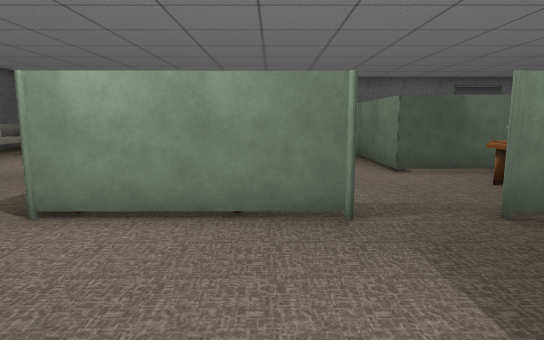
View 1 (above)

19 first-person views from a walk through a scene from a Unity 3-D project. The camera is 1.4 m above the floor, tilts 8° down and sees 75° across. The floor is counted in squares, 1 m on a side. Each view is taken from the middle of a square. On the plan, view 1 faces up. The plan holds only what a view shows up to about 15 squares ahead; the rest is blank. The place goes on beyond the plan. The player character is not drawn. Door leaves are left out, so doorways stand open.

View 2
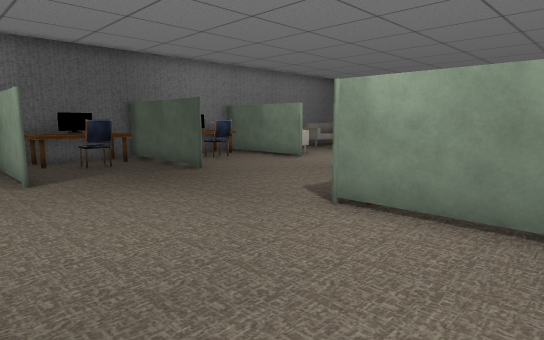

View 3
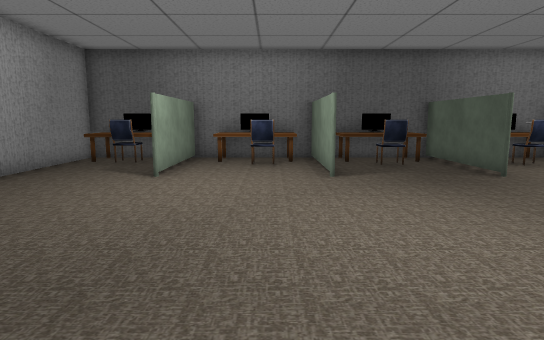

View 4
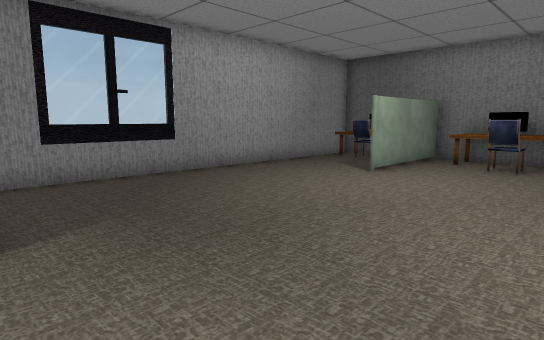

View 5
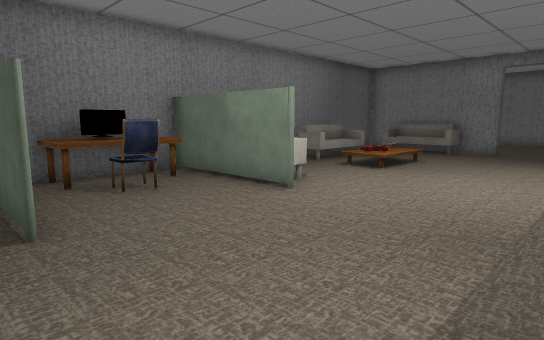

View 6
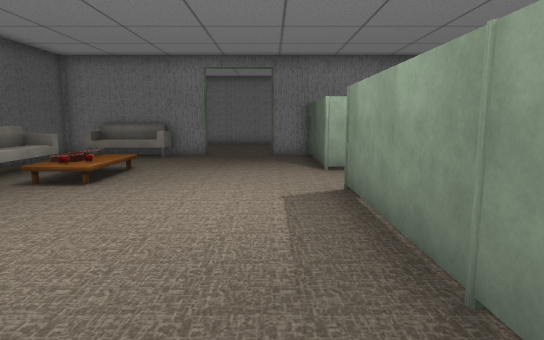

View 7
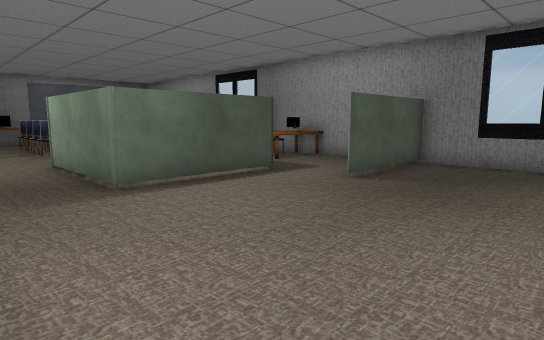

View 8
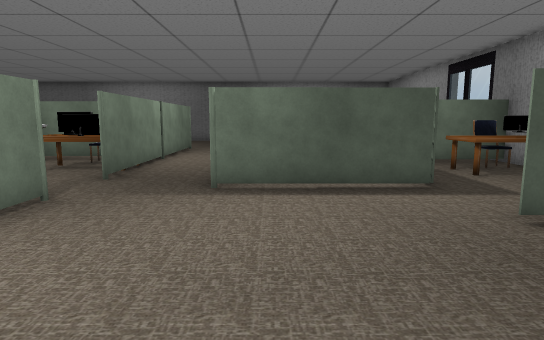

View 9
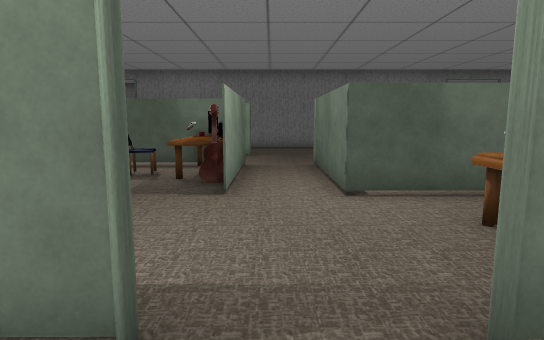

View 10
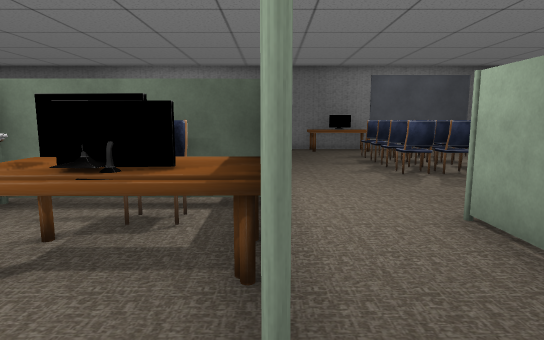

View 11
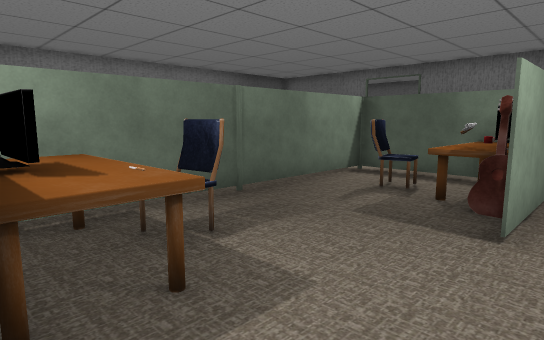

View 12
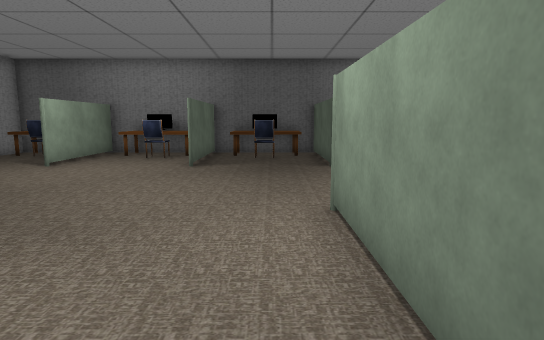

View 13
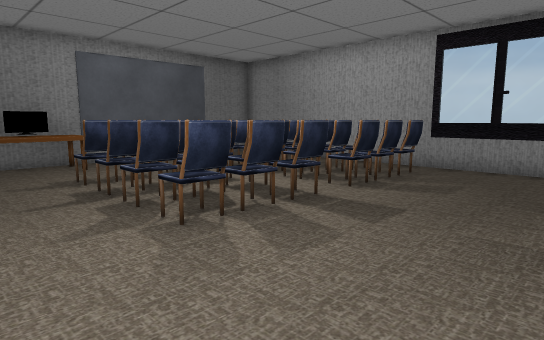

View 14
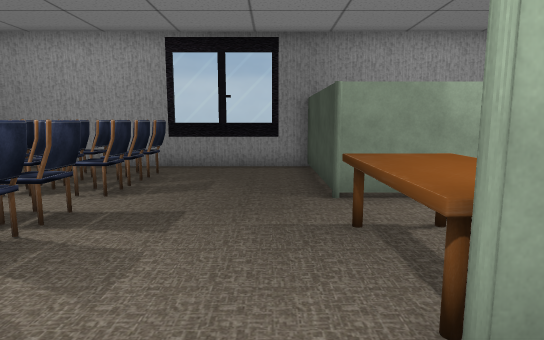

View 15
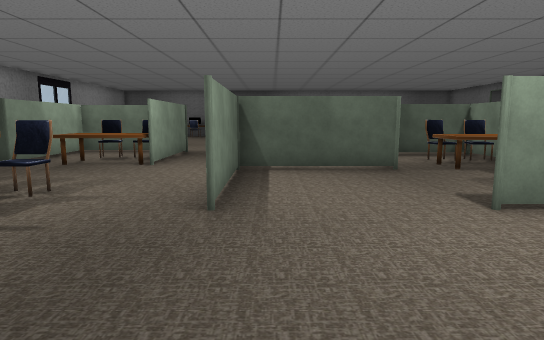

View 16
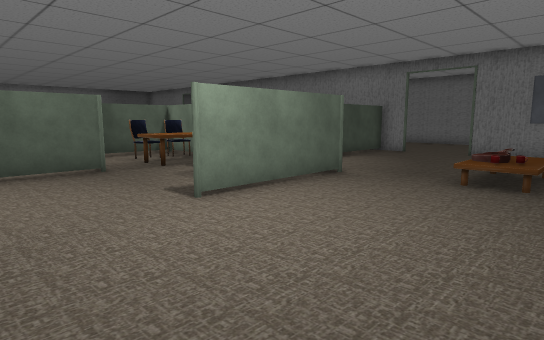

View 17
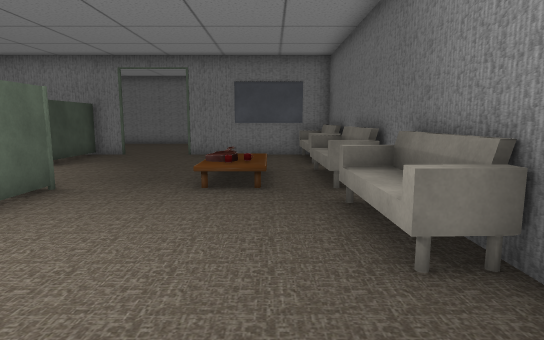

View 18
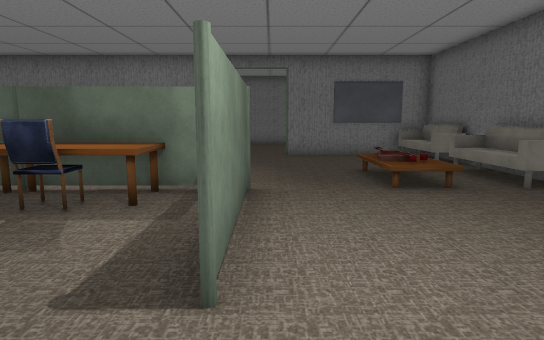

View 19
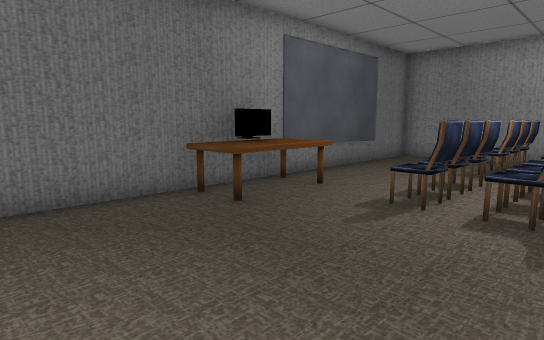

### Floor plan
Key: @ floor where view 1 was taken; # wall or solid block; . floor; / step, stairs or slope; D open door; = window, fence, low wall or low ledge; T table; C chair; H thing the floor can be seen under or through; A TV; G guitar; O other object.
Columns run from 14 left of view 1 to 19 right of it. Each row starts with its distance up from view 1.
 22  ##  ##DDD##            #DDD#####
 21 # OOOO.DD..#            #DDD....OO
 20 #   .......#            #.......OO
 19 #.  .......#            #.......OO
 18  OO .......#    ..      #........O
 17  OO.//.....#   #..       .......OO
 16  OO.//......   ...       .....O.OO
 15  OO.//........ ...       .....O.OO
 14    ........###O .###  #TT##......O
 13    ........H.CO .# CCT TTT==....OO
 12     .......HCCO .# CCTTCC..=....OO
 11  .OOO......H..TG.# .CTT....=....OO
 10  TT###.....H...#.#### H....#....OO
  9  TO........H..........H..........
  8  OTC.......HC......OT.H.........
  7  TT........TC......ATCH.........
  6  #####.....TOTT....ATC#..........#
  5  TT........#####..=########......#
  4  OTC.............................#
  3  OTC............................TT
  2  TT.............####T#...C......TO
  1 #TT===..........# OOTT...CCCCCC.TT
  0 #OCC..........@.# CCTT...CCCCCC..#
 -1 #OTC............# ..TT...CCCCCC..#
 -2 #TT.............######...CCC.....#
 -3 ######........#......#...CCOOCC .#
 -4  OC...........#...TT.#...CCCCCC .#
 -5  OCC..........#...OCC#...CCCOC. .#
 -6  TT...........# ..TCC#......... .#
 -7  #########==###  #####===#########

Positions as (right, up) in squares from view 1, and headings:
1: (0, 0), facing up
2: (0, 0), facing up-left
3: (0, 0), facing left
4: (0, 2), facing down-left
5: (-4, 5), facing up-left
6: (-5, 7), facing up
7: (-5, 5), facing down-right
8: (-5, 1), facing right
9: (2, 3), facing up
10: (2, 5), facing right
11: (2, 5), facing up-left
12: (2, 4), facing left
13: (7, 4), facing down-right
14: (8, 4), facing down
15: (18, 6), facing left
16: (18, 6), facing up-left
17: (17, 7), facing up
18: (13, 7), facing up
19: (13, 7), facing down-right
